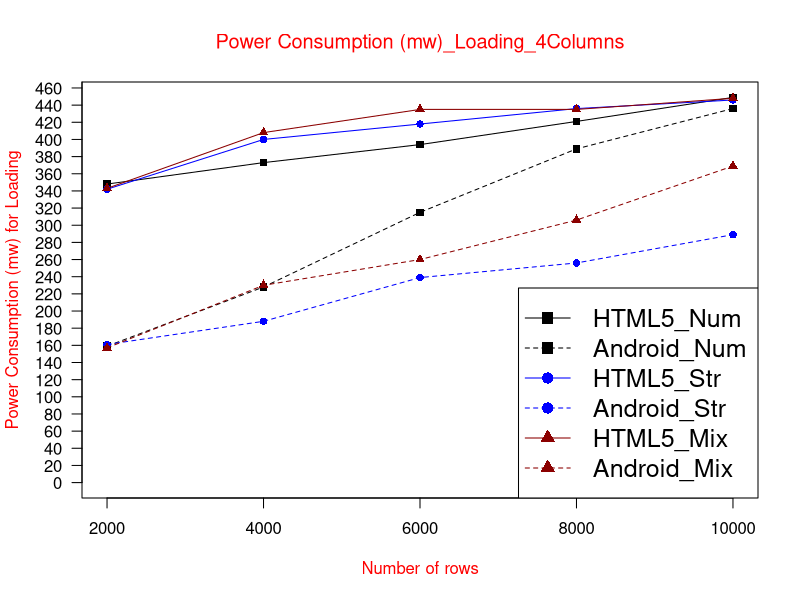

The R script that drew this image:
data <- read.table("PCloading4col.txt", header = TRUE)

max_y <- max(data)
plot_colors <- c("black", "blue", "red4")
png(filename="PCloading4col.png", height = 1000, width = 1450, bg = "white")
plot(data$HTML5_Num, type = "o", col = plot_colors[1], pch=15,  ylim=c(0,max_y), axes=FALSE, ann=FALSE)
axis(1, at=1:5, lab=c("2000", "4000", "6000", "8000", "10000"))
axis(2, las=1, at=20*0:max_y, cex.axis = 1)

box()
lines(data$Android_Num, type="o", pch=15, lty=2, col=plot_colors[1])
lines(data$HTML5_Str, type="o", pch=16, lty=1,  col=plot_colors[2])
lines(data$Android_Str, type="o", pch=16, lty=2,  col=plot_colors[2])   
lines(data$HTML5_Mix, type="o", pch=17, lty=1, col=plot_colors[3])
lines(data$Android_Mix, type="o", pch=17, lty=2,   col=plot_colors[3])

title(main="Power Consumption (mw)_Loading_4Columns", col.main="red", font.main=6)
title(xlab= "Number of rows", col.lab="red")
title(ylab= "Power Consumption (mw) for Loading", col.lab="red")
legend('bottomright', max_y, names(data), cex=1.5, col=c("black", "black","blue", "blue","red4","red4"), pch=c(15,15,16,16,17,17), lty=c(1,2,1,2,1,2));

dev.off()
